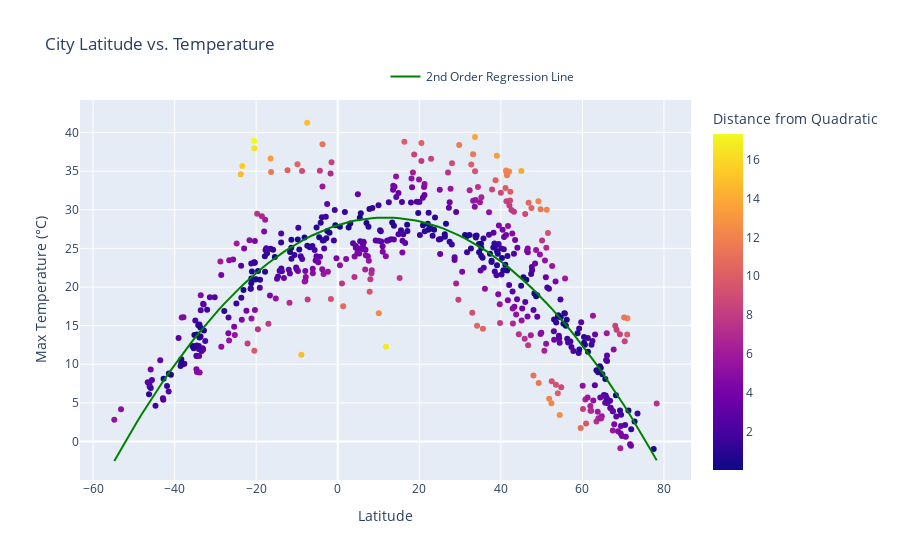

Notebook cell for this chart:
### Markdown cell above
### Visualize the Geographic Weather Data
---
#### Latitude Vs. Temperature
---

### Code cell
# Quadratic fit
def quadratic_function(x, a, b, c):
    return a * x**2 + b * x + c

params, params_covariance = curve_fit(quadratic_function, df_city_data['Lat'], df_city_data['Max Temp (°C)'])
df_city_data['Quadratic_Fit'] = quadratic_function(df_city_data['Lat'], params[0], params[1], params[2])
df_city_data['Distance from Quadratic'] = np.abs(df_city_data['Max Temp (°C)'] - df_city_data['Quadratic_Fit'])

# Scatter plot
fig = px.scatter(df_city_data, x='Lat', y='Max Temp (°C)',
                 color='Distance from Quadratic',  # New distance
                 hover_data=['City'],
                 title='City Latitude vs. Temperature',
                 labels={'Lat': 'Latitude', 'Max Temp (°C)': 'Max Temperature (°C)'}
                 )

# Quadratic regression line
x_values_poly = np.linspace(df_city_data['Lat'].min(), df_city_data['Lat'].max(), 100)
y_values_poly = quadratic_function(x_values_poly, params[0], params[1], params[2])
fig.add_trace(go.Scatter(x=x_values_poly, y=y_values_poly, mode='lines', name='2nd Order Regression Line', line=dict(color='green')))

# Legend arrangement
fig.update_layout(
    legend=dict(
        x=0.5,
        y=1.1,
        traceorder="normal",
        orientation="h"
    )
)

# Show the plot
fig.show()

# Save the figure to [.png] and [.html] files
fig.write_image("../images/latitude-vs-temperature-plotly.png")
fig.write_html("../images/latitude-vs-temperature-plotly.html")

### Figure 1 — Plotly figure (JSON) as saved in the notebook; plotly's stock layout.template omitted (floating-point values rounded to 4 significant figures; data arrays with more than 128 entries replaced by an {"elided": "..."} marker saying what was removed)
{"data": [{"customdata": {"elided": "564x1 str values"}, "hovertemplate": "Latitude=%{x}<br>Max Temperature (°C)=%{y}<br>City=%{customdata[0]}<br>Distance from Quadratic=%{marker.color}<extra></extra>", "legendgroup": "", "marker": {"color": {"elided": "564 float values"}, "coloraxis": "coloraxis", "symbol": "circle"}, "mode": "markers", "name": "", "orientation": "v", "showlegend": false, "type": "scatter", "x": {"elided": "564 float values"}, "xaxis": "x", "y": {"elided": "564 float values"}, "yaxis": "y"}, {"line": {"color": "green"}, "mode": "lines", "name": "2nd Order Regression Line", "type": "scatter", "x": [-54.8, -53.46, -52.11, -50.77, -49.43, -48.08, -46.74, -45.39, -44.05, -42.71, -41.36, -40.02, -38.68, -37.33, -35.99, -34.65, -33.3, -31.96, -30.61, -29.27, -27.93, -26.58, -25.24, -23.9, -22.55, -21.21, -19.87, -18.52, -17.18, -15.83, -14.49, -13.15, -11.8, -10.46, -9.117, -7.773, -6.43, -5.086, -3.742, -2.399, -1.055, 0.2885, 1.632, 2.976, 4.319, 5.663, 7.007, 8.35, 9.694, 11.04, 12.38, 13.72, 15.07, 16.41, 17.76, 19.1, 20.44, 21.79, 23.13, 24.47, 25.82, 27.16, 28.5, 29.85, 31.19, 32.54, 33.88, 35.22, 36.57, 37.91, 39.25, 40.6, 41.94, 43.28, 44.63, 45.97, 47.32, 48.66, 50.0, 51.35, 52.69, 54.03, 55.38, 56.72, 58.06, 59.41, 60.75, 62.1, 63.44, 64.78, 66.13, 67.47, 68.81, 70.16, 71.5, 72.84, 74.19, 75.53, 76.87, 78.22], "y": [-2.526, -1.266, -0.03177, 1.177, 2.36, 3.517, 4.648, 5.754, 6.834, 7.888, 8.917, 9.92, 10.9, 11.85, 12.77, 13.67, 14.55, 15.4, 16.22, 17.02, 17.79, 18.54, 19.26, 19.95, 20.62, 21.26, 21.88, 22.47, 23.04, 23.58, 24.09, 24.58, 25.05, 25.48, 25.9, 26.28, 26.64, 26.98, 27.29, 27.57, 27.83, 28.06, 28.27, 28.45, 28.6, 28.73, 28.83, 28.91, 28.96, 28.99, 28.99, 28.97, 28.92, 28.84, 28.74, 28.61, 28.46, 28.28, 28.07, 27.84, 27.59, 27.31, 27.0, 26.66, 26.31, 25.92, 25.51, 25.07, 24.61, 24.13, 23.61, 23.07, 22.51, 21.92, 21.3, 20.66, 19.99, 19.3, 18.58, 17.84, 17.07, 16.27, 15.45, 14.6, 13.73, 12.83, 11.91, 10.96, 9.984, 8.982, 7.955, 6.903, 5.824, 4.72, 3.59, 2.435, 1.254, 0.04703, -1.186, -2.444]}], "layout": {"coloraxis": {"colorbar": {"title": {"text": "Distance from Quadratic"}}, "colorscale": [[0, "#0d0887"], [0.1111, "#46039f"], [0.2222, "#7201a8"], [0.3333, "#9c179e"], [0.4444, "#bd3786"], [0.5556, "#d8576b"], [0.6667, "#ed7953"], [0.7778, "#fb9f3a"], [0.8889, "#fdca26"], [1, "#f0f921"]]}, "legend": {"orientation": "h", "tracegroupgap": 0, "traceorder": "normal", "x": 0.5, "y": 1.1}, "title": {"text": "City Latitude vs. Temperature"}, "xaxis": {"anchor": "y", "domain": [0, 1], "title": {"text": "Latitude"}}, "yaxis": {"anchor": "x", "domain": [0, 1], "title": {"text": "Max Temperature (°C)"}}}}
